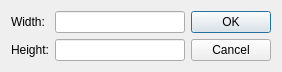
<?xml version="1.0" encoding="UTF-8"?>
<ui version="4.0">
 <class>ResetCanvasDialog</class>
 <widget class="QDialog" name="ResetCanvasDialog">
  <property name="geometry">
   <rect>
    <x>0</x>
    <y>0</y>
    <width>282</width>
    <height>70</height>
   </rect>
  </property>
  <property name="windowTitle">
   <string>Reset Canvas</string>
  </property>
  <layout class="QHBoxLayout" name="horizontalLayout">
   <item>
    <layout class="QGridLayout" name="gridLayout">
     <item row="1" column="0">
      <widget class="QLabel" name="heightLabel">
       <property name="text">
        <string>Height:</string>
       </property>
       <property name="buddy">
        <cstring>heightLineEdit</cstring>
       </property>
      </widget>
     </item>
     <item row="0" column="0">
      <widget class="QLabel" name="widthLabel">
       <property name="text">
        <string>Width:</string>
       </property>
       <property name="buddy">
        <cstring>widthLineEdit</cstring>
       </property>
      </widget>
     </item>
     <item row="1" column="1">
      <widget class="QLineEdit" name="heightLineEdit"/>
     </item>
     <item row="0" column="1">
      <widget class="QLineEdit" name="widthLineEdit"/>
     </item>
    </layout>
   </item>
   <item>
    <widget class="QDialogButtonBox" name="buttonBox">
     <property name="orientation">
      <enum>Qt::Vertical</enum>
     </property>
     <property name="standardButtons">
      <set>QDialogButtonBox::Cancel|QDialogButtonBox::Ok</set>
     </property>
    </widget>
   </item>
  </layout>
 </widget>
 <tabstops>
  <tabstop>widthLineEdit</tabstop>
  <tabstop>heightLineEdit</tabstop>
 </tabstops>
 <resources/>
 <connections>
  <connection>
   <sender>buttonBox</sender>
   <signal>accepted()</signal>
   <receiver>ResetCanvasDialog</receiver>
   <slot>accept()</slot>
   <hints>
    <hint type="sourcelabel">
     <x>365</x>
     <y>60</y>
    </hint>
    <hint type="destinationlabel">
     <x>157</x>
     <y>69</y>
    </hint>
   </hints>
  </connection>
  <connection>
   <sender>buttonBox</sender>
   <signal>rejected()</signal>
   <receiver>ResetCanvasDialog</receiver>
   <slot>reject()</slot>
   <hints>
    <hint type="sourcelabel">
     <x>365</x>
     <y>60</y>
    </hint>
    <hint type="destinationlabel">
     <x>187</x>
     <y>69</y>
    </hint>
   </hints>
  </connection>
 </connections>
</ui>
